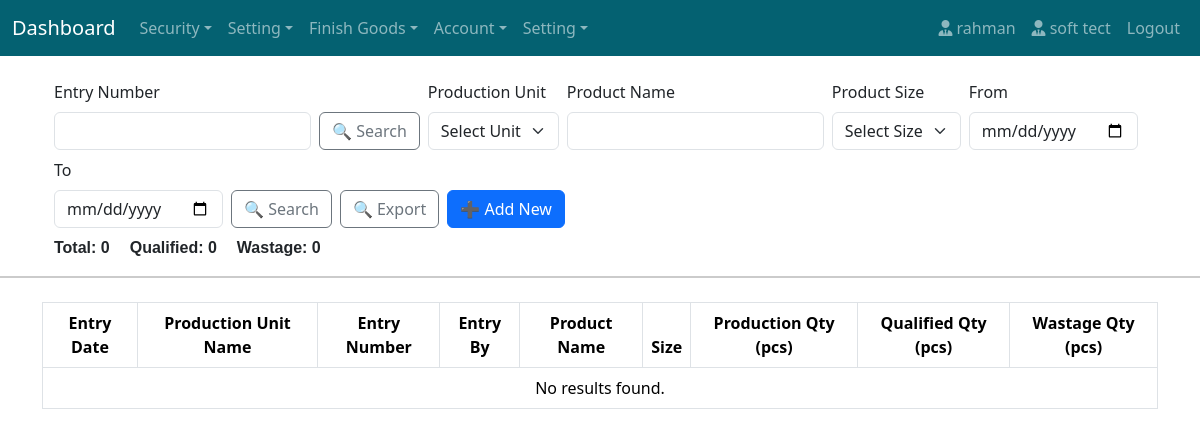
The app's page /Production_Entry/ (signed in) with its own data.
### inven_app/models.py (models this page shows, shortened)
class CustomUser(AbstractUser):
     phone= models.CharField(max_length=15, blank=True, null=True)
     designation=models.CharField(max_length=100)
     objects = CustomUserManager()

class Orgnaiztion_add(models.Model):
    Organization_name=models.CharField(max_length=200)
    adress=models.CharField(max_length=200)
    Phone_Number= models.IntegerField()
    email=models.EmailField( max_length=254)
    contact_person=models.CharField( max_length=100)
    Logo=models.ImageField(upload_to='image/', height_field=None, width_field=None, max_length=None)

### inven_app/views.py (the view)
# urls.py: path('Production_Entry/',ProductionEntry,name='pde'),
def ProductionEntry(request):
    databy_id=request.POST.get('entry')
    unit_filter=request.POST.get("unit")
    product_name_filter=request.GET.get("product")
    size_filter=request.POST.get("size")
    start_date=request.POST.get("from")
    End_date=request.POST.get("to")
    results = Production_Entry.objects.none()
    if databy_id or unit_filter or size_filter or (start_date and End_date):
        results = Production_Entry.objects.all()
    if databy_id:
        results=results.filter(id=databy_id)
    if unit_filter:
        results=results.filter(select_unit=unit_filter)
    if product_name_filter:
        results=results.filter(product_name=product_name_filter)
    if size_filter:
        results=results.filter(product_size=size_filter)
    if start_date and End_date:
        results=results.filter(Production_Entry_Date__range=[start_date,End_date])
    total_production = results.aggregate(total_sum=Sum('Total_Production'))['total_sum'] or 0
    total_qualified = results.aggregate(total_sum=Sum('Total_Qualified'))['total_sum'] or 0
    total_wastage = results.aggregate(total_sum=Sum('Total_Wastage'))['total_sum'] or 0
    return render(request,'productionentry.html',{'results': results,
        'id_query': databy_id,
        'unit_filter': unit_filter,
        'size_filter': size_filter,
        'start_date': start_date,
        'end_date': End_date,
        'total_production': total_production,
        'total_qualified': total_qualified,
        'total_wastage': total_wastage,})

### inven_app/context_processors.py (called while the page is built)
def organization_list(request):
    org = Orgnaiztion_add.objects.first()
    return {'org_name': org}

### inven_app/templates/productionentry.html (shortened to what this page needs)
{% extends "base.html" %}
{% block main %}
<div class='container mt-4'>
<form method="POST" class="container-fluid mt-4">
  <div class="row g-2 align-items-end">
    <div class="col-auto">
      <label for="entry" class="form-label">Entry Number</label>
      <input type="number" id="entry" name="entry" class="form-control" value="{{databy_id}}">
    </div>
    <div class="col-auto mt-4">
      <button type="submit" class="btn btn-outline-secondary">
        🔍 Search
      </button>
    </div>
    <div class="col-auto">
      <label for="unit" class="form-label">Production Unit</label>
      <select id="unit" name="unit" class="form-select">
        <option value="">Select Unit</option>
      </select>
    </div>
    <div class="col-auto">
      <label for="product" class="form-label">Product Name</label>
      <input type="text" id="product-search" name="product" class="form-control" value='{{product_name_filter}}'>
    </div>
    <div class="col-auto">
      <label for="size" class="form-label">Product Size</label>
      <select id="size" name="size" class="form-select">
        <option value="">Select Size</option>
      </select>
    </div>
    <div class="col-auto">
      <label for="from" class="form-label">From</label>
      <input type="date" id="from" name="from" class="form-control" value='{{start_date}}'>
    </div>
    <div class="col-auto">
      <label for="to" class="form-label">To</label>
      <input type="date" id="to" name="to" class="form-control" value='{{End_date}}' >
    </div>
    <div class="col-auto mt-4">
      <button type="submit" class="btn btn-outline-secondary">🔍 Search</button>
    </div>
    <div class="col-auto mt-4">
      <a href="{% url 'export_production' %}?unit={{ unit_filter }}&size={{ size_filter }}&from={{ start_date }}&to={{ End_date }}&entry={{ databy_id }}"
       class="btn btn-outline-secondary">🔍 Export</a>
    </div>
    <div class="col-auto mt-4">
      <a href="{% url 'Apde' %}" class="btn btn-primary">
        ➕ Add New
      </a>
    </div>
    <div class="stats">
    <span><strong>Total:</strong> {{ total_production }}</span>
    <span><strong>Qualified:</strong> {{ total_qualified }}</span>
    <span><strong>Wastage:</strong> {{ total_wastage }}</span>
</div>
  </div>
</form>
</div>
<hr style="border: none; height: 2px; background-color: #333;">
<div class="container mt-4">
  <table class="table table-bordered text-center align-middle">
    <thead style="background-color: #2a9db2; color: white;">
      <tr>
        <th>Entry Date</th>
        <th>Production Unit Name</th>
        <th>Entry Number</th>
        <th>Entry By</th>
        <th>Product Name</th>
        <th>Size</th>
        <th>Production Qty (pcs)</th>
        <th>Qualified Qty (pcs)</th>
        <th>Wastage Qty (pcs)</th>
      </tr>
    </thead>
    <tbody>
      {% for item in results %}
            <tr>
                <td>{{ item.Production_Entry_Date }}</td>
                <td>{{ item.select_unit }}</td>
                <td>{{ item.id }}</td>
                <td>{{ item.Entry_by }}</td>
                <td>{{ item.product_name }}</td>
                <td>{{ item.product_size }}</td>
                <td>{{ item.Total_Production }}</td>
                <td>{{ item.Total_Qualified }}</td>
                <td>{{ item.Total_Wastage }}</td>
            </tr>
            {% empty %}
            <tr>
                <td colspan="9">No results found.</td>
            </tr>
      {% endfor %}
    </tbody>
  </table>
</div>
{% endblock  %}

### inven_app/templates/base.html (shortened to what this page needs)
<!doctype html>
<html lang="en">
  <head>
    <link href="https://cdn.jsdelivr.net/npm/bootstrap@5.3.7/dist/css/bootstrap.min.css" rel="stylesheet">
    <link rel="stylesheet" href="https://cdnjs.cloudflare.com/ajax/libs/font-awesome/6.5.0/css/all.min.css">
</head>
  <body>
    <div>
  <!DOCTYPE html>
<html lang="en">
<head>
    <link href="https://cdn.jsdelivr.net/npm/bootstrap@5.3.3/dist/css/bootstrap.min.css" rel="stylesheet">
    <link rel="stylesheet" href="https://cdnjs.cloudflare.com/ajax/libs/font-awesome/6.5.0/css/all.min.css">
    <link rel="stylesheet" href="https://cdn.jsdelivr.net/npm/bootstrap-icons@1.10.5/font/bootstrap-icons.css">
</head>
<body>
<nav class="navbar navbar-expand-lg navbar-dark" style="background-color: #046171ff;">
  <div class="container-fluid">
    <a class="navbar-brand" href="{% url 'home' %}">Dashboard</a>
    <div class="collapse navbar-collapse" id="navbarMain">
      <ul class="navbar-nav me-auto mb-2 mb-lg-0 text-white">
        <li class="nav-item dropdown ">
          <a class="nav-link dropdown-toggle" href="#" data-bs-toggle="dropdown">Security</a>
        </li>
        <li class="nav-item dropdown">
          <a class="nav-link dropdown-toggle" href="#" data-bs-toggle="dropdown">Setting</a>
        </li>
        <li class="nav-item dropdown">
          <a class="nav-link dropdown-toggle" href="#" data-bs-toggle="dropdown">Finish Goods</a>
        </li>
        <li class="nav-item dropdown">
          <a class="nav-link dropdown-toggle" href="#" data-bs-toggle="dropdown">Account</a>
        </li>
        <li class="nav-item dropdown">
          <a class="nav-link dropdown-toggle" href="#" data-bs-toggle="dropdown">Setting</a>
        </li>
      </ul>
      <ul class="navbar-nav">
        <li class="nav-item"><a class="nav-link" href="#">
        <i class="fa-solid fa-user-tie"></i>
        {% if request.user.is_authenticated %}
            {{ request.user.username }}
        {% else %}
            Guest
        {% endif %}
        </a>
        </li>
        <a class="nav-link" href="#"><i class="fa-solid fa-user-tie"></i> {{ org_name.Organization_name }}</a>
        <li class="nav-item"><a class="nav-link" href="{% url 'logout' %}" class="btn btn-danger">Logout</a></li>
      </ul>
    </div>
  </div>
</nav>
{% block main%}
{% endblock%}
</body>
</html>

### inven_app/templates/productionentry.html (style rules this page uses)
.stats { display: flex; gap: 20px; font-size: 16px; font-family: Arial, sans-serif; }
.stats span { font-weight: bold; }
.stats strong { font-weight: bold; }

### records on screen
CustomUser: user.username "rahman"
Orgnaiztion_add: Organization_name "soft tect"

### other values on screen
{{ total_production }} "0"
{{ total_qualified }} "0"
{{ total_wastage }} "0"
